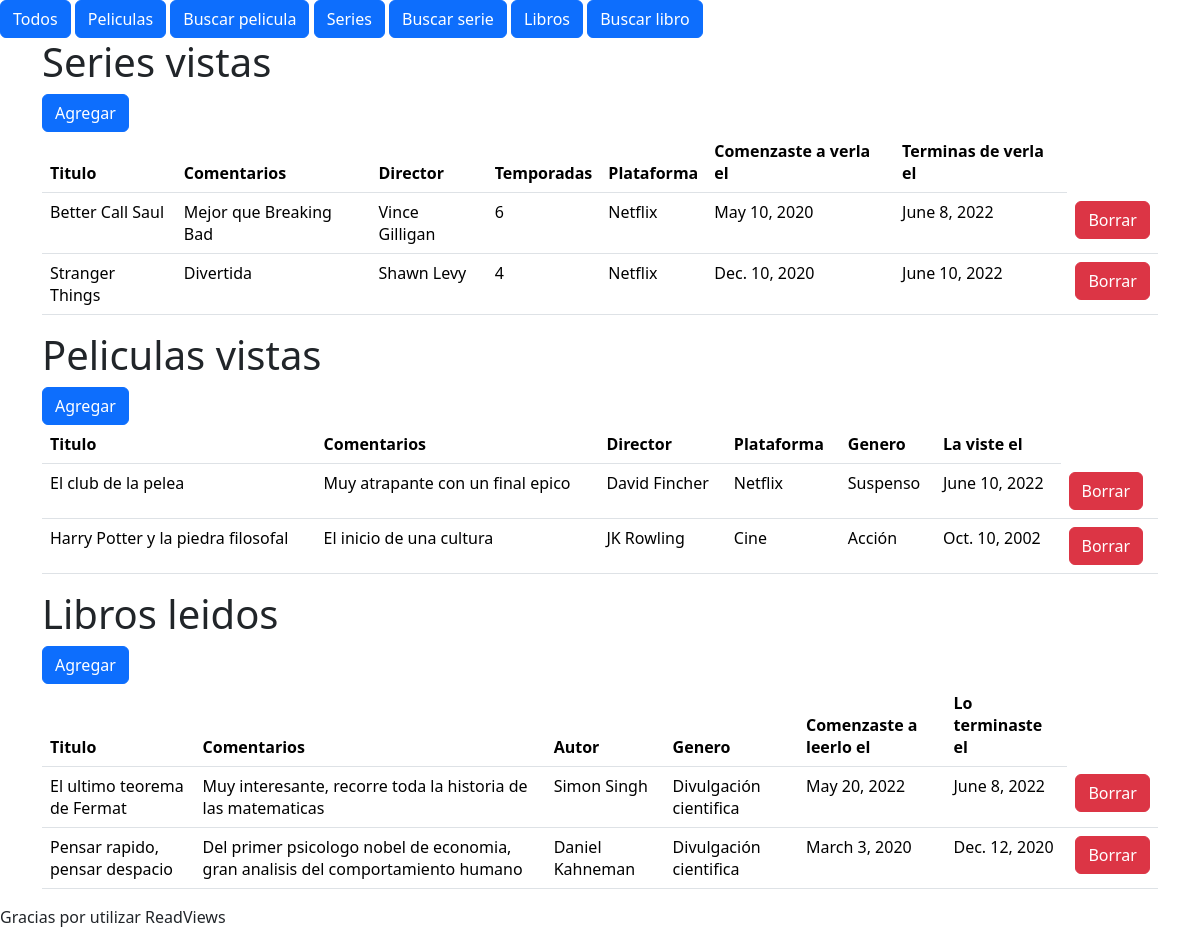
The page /readviews/ on the database its author committed.
### readviews/models.py (models this page shows)
class datos_generales(models.Model):
    titulo = models.TextField(max_length=80)
    fecha_inicio = models.DateField()
    tipo = models.TextField(max_length=10)
    comentarios = models.TextField(100)
    autor = models.TextField(40)

class serie(datos_generales):
    temporadas = models.IntegerField()
    plataforma = models.TextField(max_length=30)
    fecha_final = models.DateField()

class datos_generales(models.Model):
    titulo = models.TextField(max_length=80)
    fecha_inicio = models.DateField()
    tipo = models.TextField(max_length=10)
    comentarios = models.TextField(100)
    autor = models.TextField(40)

class pelicula(datos_generales):
    fecha_final = datos_generales.fecha_inicio
    plataforma = models.TextField(max_length=30)
    genero = models.TextField(max_length=20)

class libro(datos_generales):
    fecha_final = models.DateField()
    genero = models.TextField(max_length=25)

### readviews/views.py (the view)
# urls.py: path('', views.index, name="index"),
def index(request):
    template = loader.get_template('readviews/index.html')
    series = serie.objects.all()
    peliculas = pelicula.objects.all()
    libros = libro.objects.all()
    context = {
    'series':series , 'peliculas':peliculas , 'libros':libros,
     'indice_serie' : True , 'indice_pelicula' : True,  'indice_libro' : True
    }
    return HttpResponse(template.render(context, request))

### readviews/templates/readviews/index.html (shortened to what this page needs)
{% extends 'readviews/layout.html' %}
{% load bootstrap5 %}
{% block content %}
{% if indice_serie %}
  <div class="container">
      <div class="row">
        <div class="col">
          <h1>Series vistas</h1>
          {% url 'agregar_serie' as agregar_serie_url %}
          {% bootstrap_button "Agregar" size="sm" button_class="btn-primary" button_type="link" href=agregar_serie_url %}
        </div>
        </div>
        <dov class="row">
        <div class="col">
          {% if series %}
          <table class="table">
              <thead>
                  <th scope="col">Titulo</th>
                  <th scope="col">Comentarios</th>
                  <th scope="col">Director</th>
                  <th scope="col">Temporadas</th>
                  <th scope="col">Plataforma</th>
                  <th scope="col">Comenzaste a verla el</th>
                  <th scope="col">Terminas de verla el</th>
              </thead>
              {% for p in series %}
              <tbody>
                  <tr>
                      <td> {{p.titulo}} </td>
                      <td> {{p.comentarios}} </td>
                      <td> {{p.autor}} </td>
                      <td> {{p.temporadas}} </td>
                      <td> {{p.plataforma}} </td>
                      <td> {{p.fecha_inicio}} </td>
                      <td> {{p.fecha_final}} </td>
                      {% url 'borrar_serie' identificador=p.id as borrar_serie_url %}
                      <td>{% bootstrap_button "Borrar" size="sm" button_class="btn-danger" button_type="link" href=borrar_serie_url %}</td>
                  </tr>
              </tbody>
              {% endfor %}
          </table>
          {% else %}
              <p>No tienes series cargadas</p>
          {% endif %}
        </div>
      </div>
{% endif %}
{% if indice_pelicula %}
  <div class="container">
      <div class="row">
        <div class="col">
          <h1>Peliculas vistas</h1>
          {% url 'agregar_pelicula' as agregar_pelicula_url %}
          {% bootstrap_button "Agregar" size="sm" button_class="btn-primary" button_type="link" href=agregar_pelicula_url %}
        </div>
        </div>
        <dov class="row">
        <div class="col">
          {% if peliculas %}
          <table class="table">
              <thead>
                  <th scope="col">Titulo</th>
                  <th scope="col">Comentarios</th>
                  <th scope="col">Director</th>
                  <th scope="col">Plataforma</th>
                  <th scope="col">Genero</th>
                  <th scope="col">La viste el</th>
              </thead>
              {% for p in peliculas %}
              <tbody>
                  <tr>
                      <td> {{p.titulo}} </td>
                      <td> {{p.comentarios}} </td>
                      <td> {{p.autor}} </td>
                      <td> {{p.plataforma}} </td>
                      <td> {{p.genero}} </td>
                      <td> {{p.fecha_inicio}} </td>
                      {% url 'borrar_pelicula' identificador=p.id as borrar_pelicula_url %}
                      <td>{% bootstrap_button "Borrar" size="sm" button_class="btn-danger" button_type="link" href=borrar_pelicula_url %}</td>
                  </tr>
              </tbody>
              {% endfor %}
          </table>
          {% else %}
              <p>No tienes peliculas cargadas</p>
          {% endif %}
        </div>
      </div>
{% endif %}
{% if indice_libro %}
  <div class="container">
      <div class="row">
        <div class="col">
          <h1>Libros leidos</h1>
          {% url 'agregar_libro' as agregar_libro_url %}
          {% bootstrap_button "Agregar" size="sm" button_class="btn-primary" button_type="link" href=agregar_libro_url %}
        </div>
        </div>
        <dov class="row">
        <div class="col">
          {% if libros %}
          <table class="table">
              <thead>
                  <th scope="col">Titulo</th>
                  <th scope="col">Comentarios</th>
                  <th scope="col">Autor</th>
                  <th scope="col">Genero</th>
                  <th scope="col">Comenzaste a leerlo el</th>
                  <th scope="col">Lo terminaste el</th>
              </thead>
              {% for p in libros %}
              <tbody>
                  <tr>
                      <td> {{p.titulo}} </td>
                      <td> {{p.comentarios}} </td>
                      <td> {{p.autor}} </td>
                      <td> {{p.genero}} </td>
                      <td> {{p.fecha_inicio}} </td>
                      <td> {{p.fecha_final}} </td>
                      {% url 'borrar_libro' identificador=p.id as borrar_libro_url %}
                      <td>{% bootstrap_button "Borrar" size="sm" button_class="btn-danger" button_type="link" href=borrar_libro_url %}</td>
                  </tr>
              </tbody>
              {% endfor %}
          </table>
          {% else %}
              <p>No tienes libros cargados</p>
          {% endif %}
        </div>
      </div>
{% endif %}
{% endblock %}

### readviews/templates/readviews/layout.html (shortened to what this page needs)
{% load bootstrap5 %}
{% bootstrap_css %}
<!DOCTYPE HTML PUBLIC "-//W3C//DTD HTML 4.01//EN">
<html lang="en">
<head>
    {% url 'index' as index_url %}
    {% bootstrap_button "Todos" size="sm" button_class="btn-primary" button_type="link" href=index_url %}
    {% url 'index_peliculas' as index_peliculas_url %}
    {% bootstrap_button "Peliculas" size="sm" button_class="btn-primary" button_type="link" href=index_peliculas_url %}
    {% url 'buscar_pelicula' as buscar_pelicula_url %}
    {% bootstrap_button "Buscar pelicula" size="sm" button_class="btn-primary" button_type="link" href=buscar_pelicula_url %}
    {% url 'index_series' as index_series_url %}
    {% bootstrap_button "Series" size="sm" button_class="btn-primary" button_type="link" href=index_series_url %}
    {% url 'buscar_serie' as buscar_serie_url %}
    {% bootstrap_button "Buscar serie" size="sm" button_class="btn-primary" button_type="link" href=buscar_serie_url %}
    {% url 'index_libros' as index_libros_url %}
    {% bootstrap_button "Libros" size="sm" button_class="btn-primary" button_type="link" href=index_libros_url %}
    {% url 'buscar_libro' as buscar_libro_url %}
    {% bootstrap_button "Buscar libro" size="sm" button_class="btn-primary" button_type="link" href=buscar_libro_url %}
</head>
<body>
    {% block content %}
    {% endblock %}
</body>
<footer>
    <h7>Gracias por utilizar ReadViews</h7>
</html>

### rows shown on the page
serie: titulo "Better Call Saul", comentarios "Mejor que Breaking Bad", autor "Vince Gilligan", temporadas "6", plataforma "Netflix", fecha_inicio "May 10, 2020", fecha_final "June 8, 2022", bootstrap_button "Borrar"
serie: titulo "Stranger Things", comentarios "Divertida", autor "Shawn Levy", temporadas "4", plataforma "Netflix", fecha_inicio "Dec. 10, 2020", fecha_final "June 10, 2022", bootstrap_button "Borrar"
pelicula: titulo "El club de la pelea", comentarios "Muy atrapante con un final epico", autor "David Fincher", plataforma "Netflix", genero "Suspenso", fecha_inicio "June 10, 2022", bootstrap_button "Borrar"
pelicula: titulo "Harry Potter y la piedra filosofal", comentarios "El inicio de una cultura", autor "JK Rowling", plataforma "Cine", genero "Acción", fecha_inicio "Oct. 10, 2002", bootstrap_button "Borrar"
libro: titulo "El ultimo teorema de Fermat", comentarios "Muy interesante, recorre toda la historia de las matematicas", autor "Simon Singh", genero "Divulgación cientifica", fecha_inicio "May 20, 2022", fecha_final "June 8, 2022", bootstrap_button "Borrar"
libro: titulo "Pensar rapido, pensar despacio", comentarios "Del primer psicologo nobel de economia, gran analisis del comportamiento humano", autor "Daniel Kahneman", genero "Divulgación cientifica", fecha_inicio "March 3, 2020", fecha_final "Dec. 12, 2020", bootstrap_button "Borrar"
